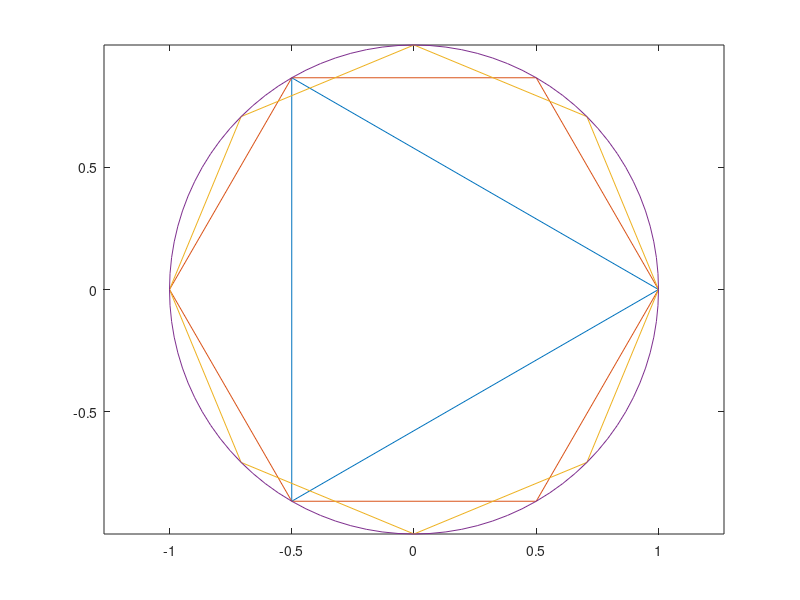

The MATLAB script that drew this image:
# circle.m
#
# Copyright 2015 2016 2017 2018 by John Gambini
#
clear all; clc; close all;

x = linspace(0, 2*pi, 4);
plot(cos(x), sin(x));

hold on;

x = linspace(0, 2*pi, 7);
plot(cos(x), sin(x));

x = linspace(0, 2*pi, 9);
plot(cos(x), sin(x));

x = linspace(0, 2*pi, 97);
plot(cos(x), sin(x));

axis equal;

hold off;

